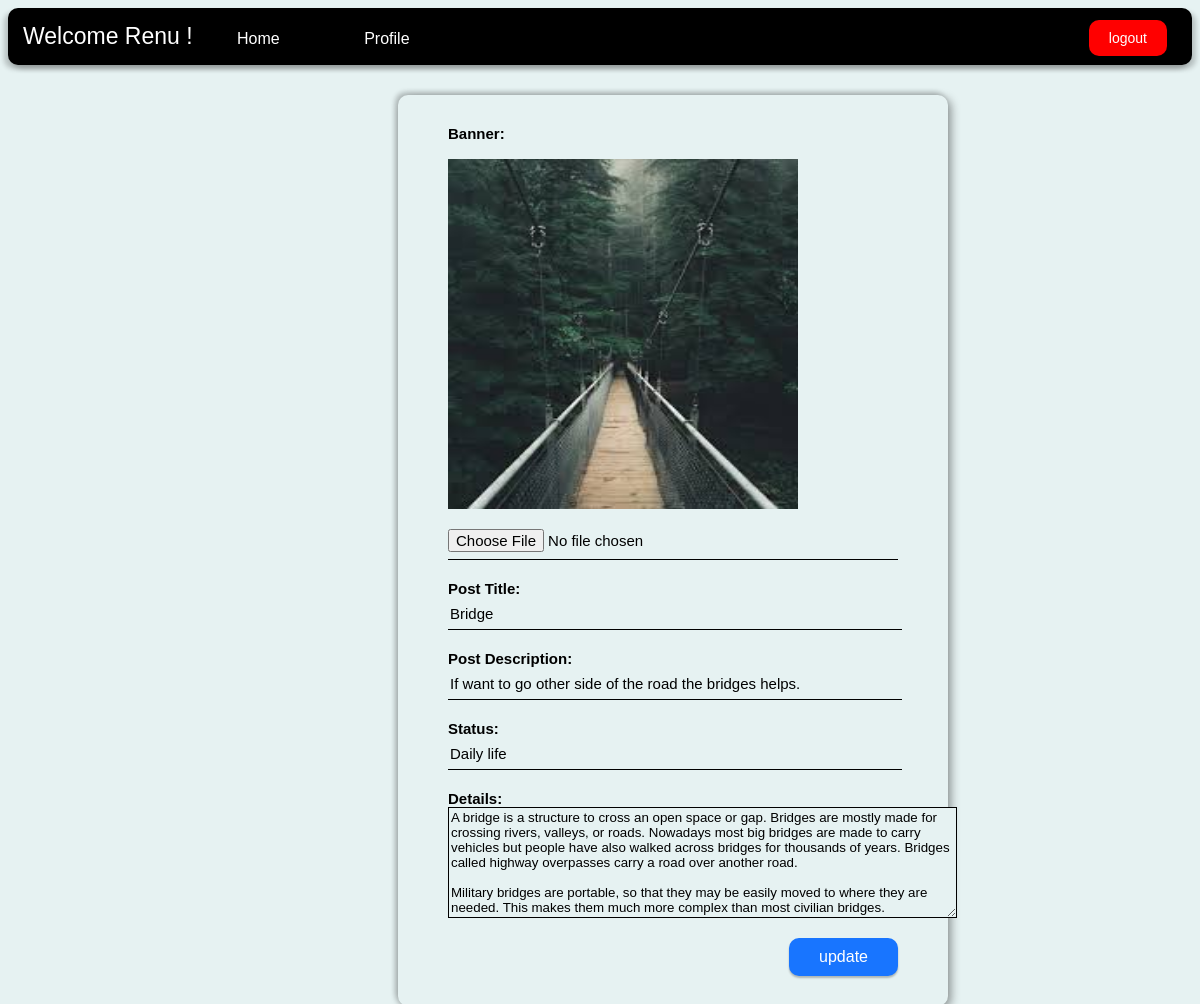
The page /edit.php?id=21 (signed in) on the database its author committed.
### tables this page shows
CREATE TABLE `registration` (
  `id` int(250) NOT NULL,
  `name` varchar(50) NOT NULL,
  `mail` varchar(50) NOT NULL,
  `password` varchar(50) NOT NULL,
  `confirm_password` varchar(50) NOT NULL,
  `number` bigint(10) NOT NULL,
  `address` varchar(200) NOT NULL,
  `reg_date` int(6) NOT NULL
);

CREATE TABLE `post` (
  `id` int(250) NOT NULL,
  `mail` varchar(50) NOT NULL,
  `image` varchar(200) NOT NULL,
  `title` varchar(100) NOT NULL,
  `description` varchar(250) NOT NULL,
  `status` varchar(50) NOT NULL,
  `details` varchar(5000) NOT NULL,
  `reg_date` date NOT NULL
);

### edit.php (the view, shortened to what this page needs)
<?php
include("dbconnect.php");
$mail =  $_SESSION['mail'];
$user = mysqli_query($conn,"select * from registration where mail = '$mail'");
$user_row = mysqli_fetch_array($user);
?>
<!DOCTYPE html>
<html>
<head>
  <link rel="stylesheet" type="text/css" href="style.css">
  <link rel="stylesheet" type="text/css" href="form.css">
  </head>
  <body>
    <nav class="nav">
    <a style="font-size: 23px;" onclick="return false;">Welcome <?php echo $user_row['name']; ?> !</a>
    <a style="padding-left: 40px; padding-right: 40px;" href="home.php">Home</a>
    <a style="padding-left: 40px; padding-right: 40px;" href="profile.php"></i>Profile</a>
    <form style="float: right;" method="get">
    <button type="submit" name="logout" class="my-button">logout</button>
  </form>
  </nav>
    <?php
   $id=$_GET['id'];
  $show=mysqli_query($conn,"select * from post where id='$id'");
  while($row1=mysqli_fetch_array($show)){
  ?>
  <div class="bg">
  <form class="form" method="post" enctype="multipart/form-data" autocomplete="off">
    <label><b>Banner:</b></label><br><br>
      <img width="350px" height="350px" src="upload/<?php echo $row1['image']; ?>"><br><br>
      <?php
      $pull=mysqli_query($conn,"select * from post where id='$id'");
      $array=mysqli_fetch_array($pull);
      $image=$array['image'];
      ?>
<input type="file" name="image" accept="image/*" value="<?php echo $image; ?>"><br>
    <label><b>Post Title:</b></label>
    <input type="text" name="title" value="<?php echo $row1['title']; ?>" required><br>
    <label><b>Post Description:</b></label>
    <input type="text" name="description" value="<?php echo $row1['description']; ?>" required><br>
    <label><b>Status:</b></label>
    <input type="text" name="status" value="<?php echo $row1['status']; ?>" required><br>
    <label for="details"><b>Details:</b></label>
    <textarea style="background-color: #E6F2F2;" class="textarea" type="text" name="details" id="details" rows="7" cols="61" required><?php echo $row1['details']; ?></textarea><br><br>
    <button type="submit" name="btn" class="upload" onclick="return msg()">update</button>
  </form>
<?php
}
?>
</body>
</html>

### style.css (style rules this page uses)
* { font-family: sans-serif; }
body { background-color: #E6F2F2; }
.nav { padding: 15px; box-shadow: 4px 4px 5px rgba(0, 0, 0, 0.2), -4px 4px 5px rgba(0, 0, 0, 0.2); border-radius: 10px; background-color: #000; color: #fff; }
a { text-decoration: none; color: #fff; }
.my-button { background-color: #ff0000; border: none; color: white; padding: 10px 20px; text-align: center; font-size: 14px; border-radius: 10px; box-shadow: 0px 2px 2px rgba(0, 0, 0, 0.25); position: relative; overflow: hidden; margin: -5px 10px 0 0; }
.my-button:after { content: ""; background-color: rgba(100, 36, 0, 0.2); position: absolute; top: 50%; left: 50%; width: 5px; height: 5px; border-radius: 50%; transform: translate(-50%, -50%); opacity: 0; }

### form.css (style rules this page uses)
* { font-family: sans-serif; }
.bg { font-size: 15px; position: absolute; width: 450px; padding: 30px 50px 30px 50px; box-shadow: -3px -3px 5px 0 rgba(0, 0, 0, 0.2), 3px 3px 10px 0 rgba(0, 0, 0, 0.4); border-radius: 10px; margin: 30px 390px; }
.bg label { margin: 0; padding: 0; color: #000; }
.bg input { width: 100%; margin-bottom: 20px; }
.bg input[type=file], .bg input[type=text] { border: none; border-bottom: 1px solid #000; background: transparent; outline: none; height: 30px; color: #000; font-size: 15px; }
.my-button { background-color: #ff0000; border: none; color: white; padding: 10px 20px; text-align: center; font-size: 14px; border-radius: 10px; box-shadow: 0px 2px 2px rgba(0, 0, 0, 0.25); position: relative; overflow: hidden; margin: -3px 10px 0 0; }
.my-button:after { content: ""; background-color: rgba(100, 36, 0, 0.2); position: absolute; top: 50%; left: 50%; width: 5px; height: 5px; border-radius: 50%; transform: translate(-50%, -50%); opacity: 0; }
.upload { background-color: rgb(24,117,255); border: none; color: white; padding: 10px 30px; text-align: center; font-size: 16px; border-radius: 10px; box-shadow: 0px 2px 2px rgba(0, 0, 0, 0.25); position: relative; overflow: hidden; float: right; }
.upload:after { content: ""; background-color: rgba(150,200,255, 0.2); position: absolute; top: 50%; left: 50%; width: 5px; height: 5px; border-radius: 50%; transform: translate(-50%, -50%); opacity: 0; }
.textarea { border-color: black; }

### rows shown on the page
registration: name "Renu"
post: image (picture), title "Bridge", description "If want to go other side of the road the bridges helps.", status "Daily life", details "A bridge is a structure to cross an open space or gap. Bridges are mostly made for crossing rivers, valleys, or roads. Nowadays most big bridges are made to carry vehicles but people have also walked across bridges for thousands of years. Bridges called highway overpasses carry a road over another road. Military bridges are portable, so that they may be easily moved to where they are needed. This makes them much more complex than most civilian bridges."
